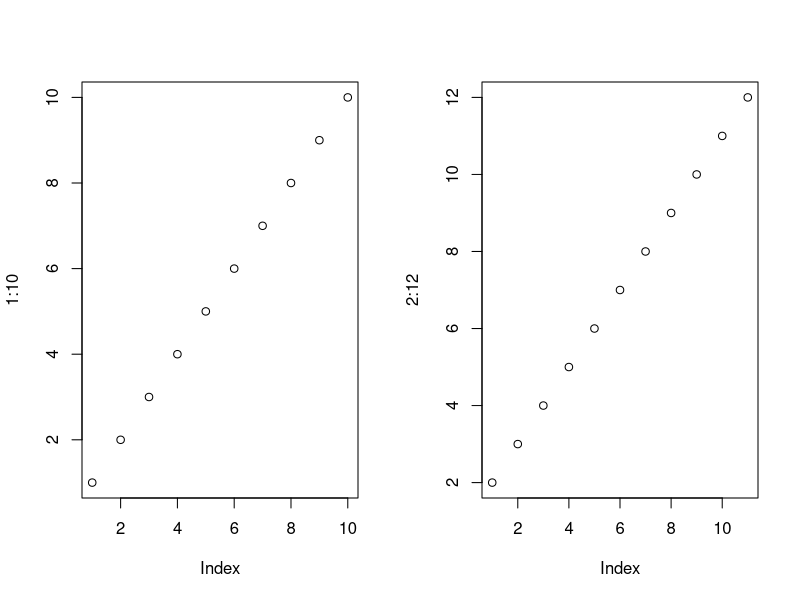
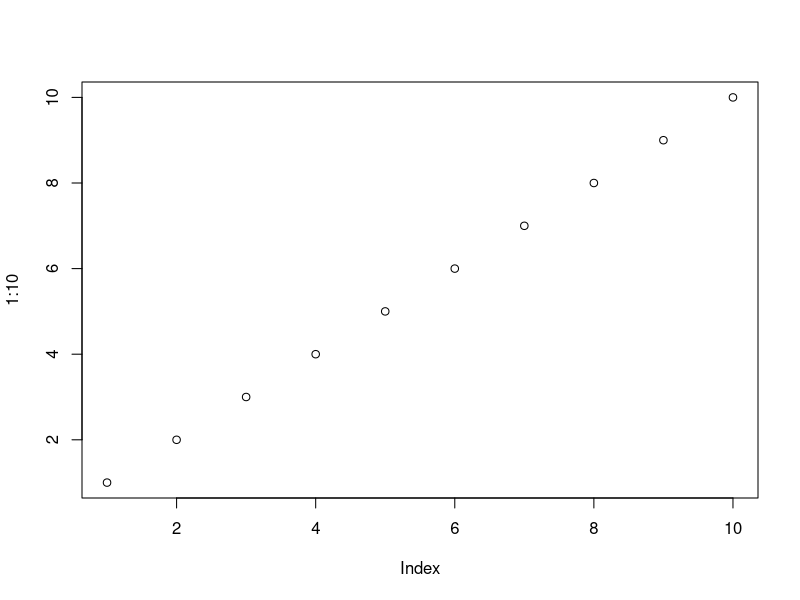
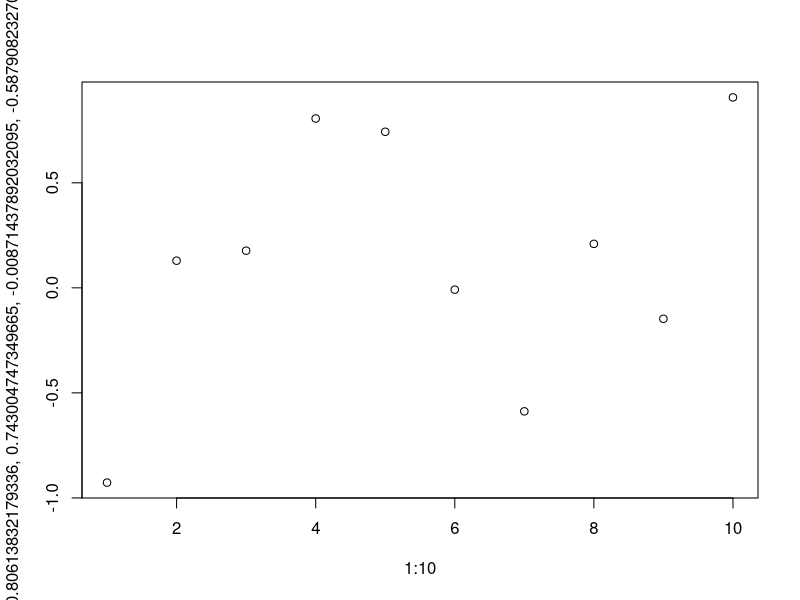

Here is the R script that generated these plots, in order: (Note: this script raises an error after producing the figures.)
library(checkmate)


# a -----------------------------------------------------------------------


# i don't see a problem here? maybe:
set.seed(seed = 20141012)

# wrong order and not explicitly named
x <- sample(x = c(1:10, NA), size = 20, replace = TRUE)

# wrong order maybe remove min and max since default values are used
y <- runif(n = 20, min = 0, max = 1)
y <- runif(n = 20)


# argument names not correctly and remove abbreviation for clarity
cor(x = x, y = y, use = "pairwise.complete.obs", method = "kendall")




# b ---------------------------------------------------

# lazy evaluation and lexical scoping

# the function returns 3 because of R's principle of lazy evaluation, where an
# argument is only evaluated if it is needed. For the calculation of x + y it
# first tries to find the 'x' which assigns y the value 1 and returns 2. Since
# 'y' got the value 1 the sum of x and y is 3.



f1 <- function(
               x =
                 {
                   y <- 1
                   2
                 },
               y = 0)
{
  x + y
}


f1()


# Here on the otherhand y is evaluated first, which is a function argument and
# has the value 0. X is evaluatel later and has the value of 2. Therfore 0 + 2 =
# 2

f1a <- function(x =
                  {
                    y <- 1
                    2
                  },
                y = 0)
{
  y + x
}

f1a()



# Here you can see the "evaluation workflow". Fist R searches for the y = 0,
# then for the x = 2, which changes y to 1.

f1b <- function(x =
                  {
                    y <- 1
                    2
                  },
                y = 0)
{
  c(y, x, y)
}

f1b()


# c -----------------------------------------------------------------------

#lazy evaluation 

#in the function argument we set x = z, eventhough z is not defined yet. This is
#however not a problem because R only looks up the value for x when it is
#needed. Directly before we call x we assign z <- 100 and x can be returned
f2 <- function(x = z) {
  z <- 100
  x
}

f2()


# d -----------------------------------------------------------------------

# Schreiben sie eine infix-Funktion %xor% für logical-inputs die eine
# XOR-Operation (entweder-oder-aber-nicht-beides) durchführt. Überprüfen Sie
# ihre Funktion mit den folgenden Tests:



# infix function for the logical xor operation
`%xor%` <- function(x, y) {
  assert_logical(x)
  assert_logical(y)

  xor(x, y)
}

# i could of course also copy the r-base function code

`%xor%` <- function(x, y) {
  assert_logical(x)
  assert_logical(y)

  (x | y) & !(x & y)
}





# e -----------------------------------------------------------------------

# Wie kann jeweils der Zustand von options() und par() abgespeichert und
# wiederhergestellt werden?


old_par <- par()
par(mfrow = c(1, 2))
plot(1:10)
plot(2:12)
par(old_par)
plot(1:10)

# or in case par is changed within a function you can use
on.exit(par(old_par))


# same for options

old_options <- options()

# do some changes

options(old_options)

# f -----------------------------------------------------------------------

# Schreiben Sie eine Funktion die ein neues PDF-Grafikdevice öffnet, plot mit
# den übergebenen Argumenten aufruft und dann das zuvor geöffnete Grafikfenster
# wieder schließt, egal ob die übergebenen Argumente für plot funktioniert haben
# oder nicht.




# a function that opens an pdf window, plots the given arguments and closes the
# window again. plot will be saved in current working directory
plot_pdf <- function(pdf_args = NULL, plot_args = NULL) {
  assert_list(plot_args, all.missing = FALSE)

  if (is.null(pdf_args)) {
    pdf()
  } else {
    do.call(pdf, pdf_args)
  }

  do.call(plot, plot_args)
  dev.off()
}

plot_pdf(plot_args = list(x = 1:10, y = rnorm(10)))

plot_pdf()


plot(1:10)
dev.off()
# g -----------------------------------------------------------------------

# Was gibt der folgende Code zurück? Warum? Was bedeuten die drei verschiedenen
# cs in der zweiten Zeile?

c <- 10
c(c = c)

# c(name = value)
# the first c calls the function c() which combines values into vectors or lists
# the second c is the name of the object
# the third c is the value which the vector will have
